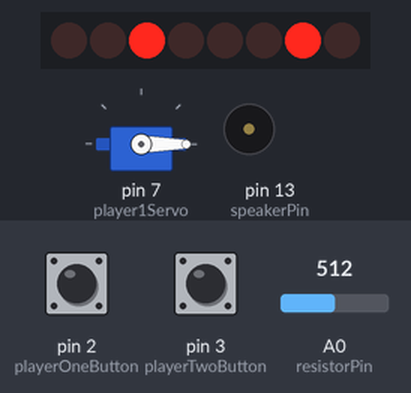
Bench run of a sketch on a simulated Arduino Uno, built with avr-gcc and run on an emulated ATmega328P. Shown: 8 shift-register outputs drawn as a row of LEDs (first output left, lit = HIGH), servo, buzzer (waves = sounding). Wiring (inferred from the names in the program): shift register (74HC595): data pin 10; shift clock pin 9; latch pin 8. Wiring (inferred from the signals the program sends): row of LEDs: on Q0, Q1, Q2, Q3, Q4, Q5, Q6, Q7. The test bench sets the inputs (shaded band); at power-on: A0 (resistorPin) = 512, pin 2 (playerOneButton) HIGH, pin 3 (playerTwoButton) HIGH. Random numbers use the default seed unless the sketch sets one.

Above: at 1.3 s.
1.4 s: A0 (resistorPin) set to 900
At 2.05 s:
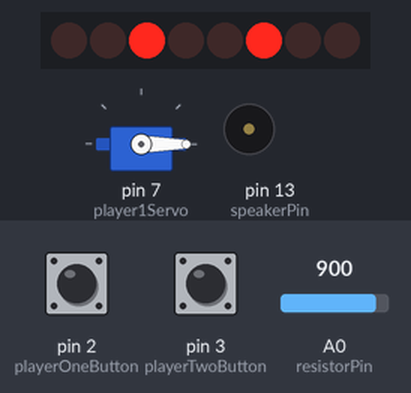
3.7 s: pin 2 (playerOneButton) pulled LOW for 0.6 s
At 3.88 s:
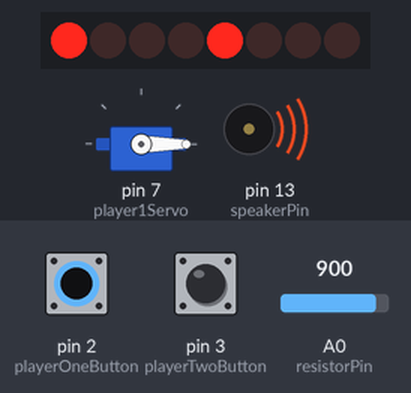
6.5 s: pin 3 (playerTwoButton) pulled LOW for 0.6 s
At 6.68 s:
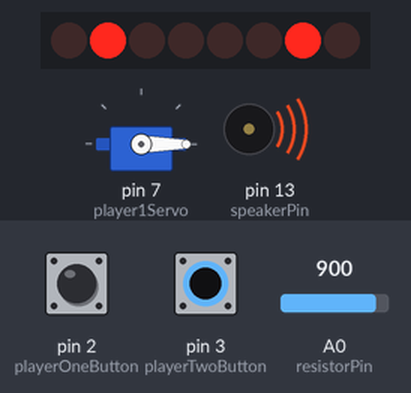
8.6 s: pin 2 (playerOneButton) pulled LOW for 1 s
At 8.67 s:
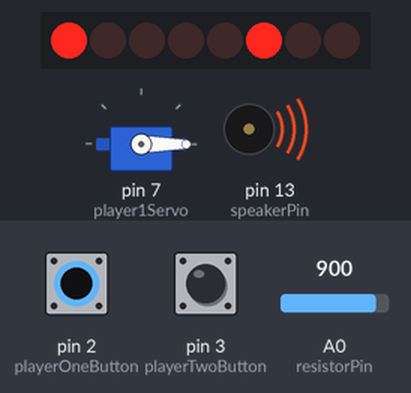
11.1 s: A0 (resistorPin) set to 716
12.6 s: pin 3 (playerTwoButton) pulled LOW for 1 s
At 13.39 s:
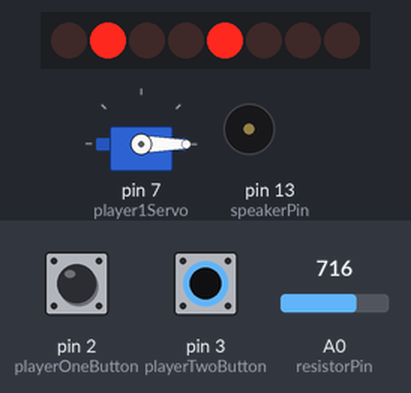
Timing chart, 0 to 16.1 s (numbered marks = the images above; inputs shaded):
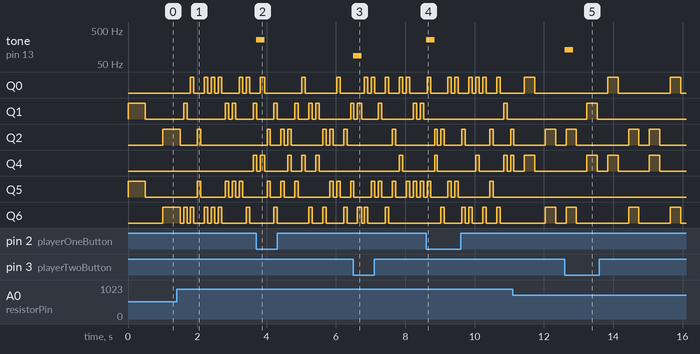

The sketch:

shift.ino
```cpp
#include <Servo.h>

// assign LEDs, buttons and servos to pins
Servo player1Servo;
int playerOneButton = 2;
int playerTwoButton = 3;
int data = 10;
int clock = 9;
int latch = 8;
int resistorPin = A0;
int speakerPin = 13;

// declare variables
int valuesPlayer1[] = {1, 2, 4};
int valuesPlayer2[] = {16, 32, 64};
int playerRandoms[2];
int shiftOutValue;
int scorePlayer1 = 0;
int scorePlayer2 = 0;
int sensorValue = 0;
int state = 1;

//setup interrupt, button input and LED outputs
void setup() {
  attachInterrupt(digitalPinToInterrupt(2), playerOneInput, FALLING); // specify interrupt routine
  attachInterrupt(digitalPinToInterrupt(3), playerTwoInput, FALLING);
  player1Servo.attach(7);
  player1Servo.write(0);
  pinMode(playerOneButton, INPUT);
  pinMode(playerTwoButton, INPUT);
  pinMode(data, OUTPUT);
  pinMode(clock, OUTPUT);
  pinMode(latch, OUTPUT);
  Serial.begin(9600);
}

//run main program loop
void loop() {
  shiftWrite(0);
  for (int i = 0; i < 2; i++) {
    playerRandoms[i] = random(3);
  }
  shiftOutValue = valuesPlayer1[playerRandoms[0]] + valuesPlayer2[playerRandoms[1]];
  shiftWrite(shiftOutValue);
  delay(delayTime());
  shiftWrite(0);
  delay(delayTime());
   /*
    *
    * TODO:
    * Update to reflect shift register
    *
    */
  /*if (scorePlayer1 >= 10) {
      for (int i = 0; i < 5; i++) {
        for (int j = 0; j < 3; j++) {
          digitalWrite(ledPinPlayer1[j], HIGH);
        }
        digitalWrite(whiteLED, HIGH);
        tone(8, 262);
        delay(250);
        noTone(8);
        for (int j = 0; j < 3; j++) {
          digitalWrite(ledPinPlayer1[j], LOW);
        }
        digitalWrite(whiteLED, LOW);
        delay(250);
      }
      resetGame();
    }
    if (scorePlayer2 >= 10) {
        for (int i = 0; i < 5; i++) {
          for (int j = 0; j < 3; j++) {
            digitalWrite(ledPinPlayer2[j], HIGH);
          }
          digitalWrite(greenPlayerLED, HIGH);
          tone(8, 131);
          delay(250);
          noTone(8);
          for (int j = 0; j < 3; j++) {
            digitalWrite(ledPinPlayer2[j], LOW);
          }
          digitalWrite(greenPlayerLED, LOW);
          delay(250);
        }
        resetGame();
    }*/
}


void playerOneInput() {
  if (state) {
    shiftWrite(8);
    scorePlayer1++;
    moveServo(scorePlayer1, player1Servo);
    tone(speakerPin, 262, 250);
  } else {
    tone(speakerPin, 175, 250);
  }
}


void playerTwoInput() {
  if (state) {
    shiftWrite(128);
    scorePlayer2++;
    tone(speakerPin, 131, 250);
  } else {
    tone(speakerPin, 87, 250);
  }
}

void moveServo(int score, Servo servo) {
  float pos = score * 18;
  servo.write(pos);
}

void resetGame() {
  scorePlayer1 = 0;
  scorePlayer2 = 0;
  player1Servo.write(0);
}

int delayTime(){
    sensorValue = analogRead(resistorPin);

  if (sensorValue >=900){
    return 100;
  }
  else if (sensorValue >=700){
    return 300;
  }
  else if (sensorValue >= 500){
    return 500;
    }
  else if (sensorValue >= 300){
    return 700;
  }
  else if (sensorValue >= 100){
    return 900;
  }
  else {
    return 1000;
  }
}

void shiftWrite(int value) {
    digitalWrite(latch, LOW);
    shiftOut(data, clock, MSBFIRST, value);
    digitalWrite(latch, HIGH);
    state = !state;
}
```

Measured:
- after the input at 3.7 s, tone on pin 13 (speakerPin): silent → 262 Hz at once, → silent 0.25 s later
- after the input at 6.5 s, tone on pin 13 (speakerPin): silent → 87 Hz at once, → silent 0.25 s later
- after the input at 8.6 s, tone on pin 13 (speakerPin): silent → 262 Hz at once, → silent 0.25 s later
- after the input at 12.6 s, tone on pin 13 (speakerPin): silent → 131 Hz at once, → silent 0.25 s later
